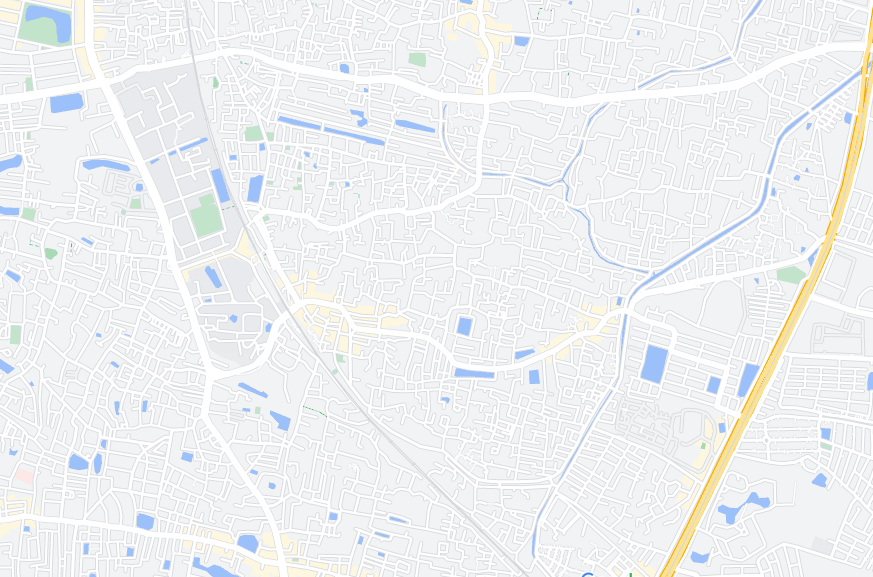
#> input picture Task 2/my_map.png, 873 x 577 px
$ python T1_3_MyMap_dfs.py
#> lines starting #> are read from the running program, lines starting #| are printed output that depends on the picture; after the words box and inside, x2 and y2 are one past the last pixel; in counts of white or black regions, pixels touching at a corner belong together
import numpy as np
import cv2
from collections import deque
import sys
sys.setrecursionlimit(2000000)

class Node:
    def __init__(self,index,parent):
        self.x = index[0]
        self.y = index[1]
        self.parent = parent

img = cv2.imread("my_map.png")
#> img is the input picture: shape (577, 873, 3); mean B, G, R 241.4, 240.5, 238.6
n,m,l = img.shape
#> n = 577; m = 873; l = 3
#processing

for i in range(n):
    for j in range(m):
        if(sum(img[i,j]) <= 254*3):
            img[i][j] = (0,0,0)
        else:
            img[i][j] = (255,255,255)
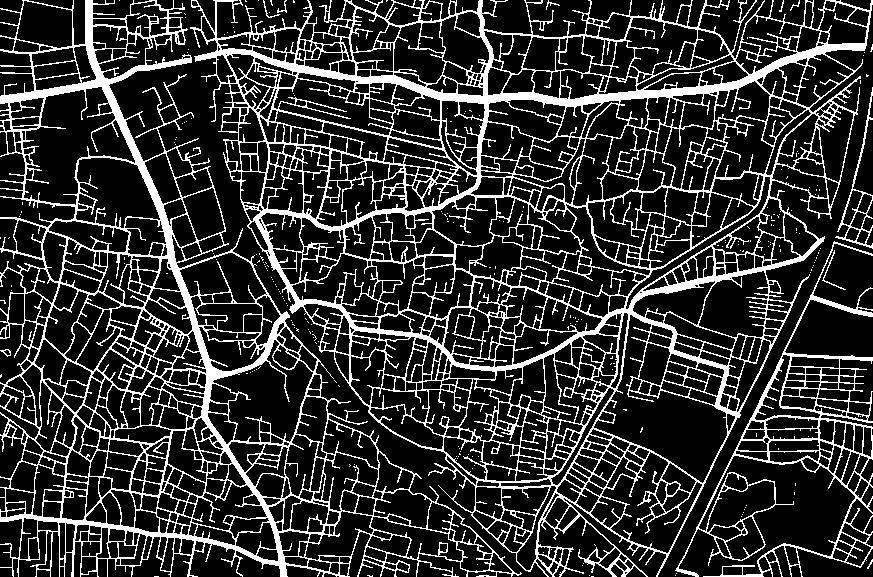
#> img: shape (577, 873, 3); 19.6% white in thin lines or dots

####

start = Node((99,486),None)
stop = Node((310,629),None)

def show_path(path,mat):
    dist=0
    while len(path)>=1:
        current=path[-1]
        dist+=1
        mat[current.x][current.y][0] = 255
        mat[current.x][current.y][1] = 0
        mat[current.x][current.y][2] = 0
        path.pop()
    cv2.namedWindow("Path using DFS",cv2.WINDOW_NORMAL)
    cv2.imshow("Path using DFS",mat)
    return dist

def dfs(current):

    global check
    if check==1:
        return
    i,j=current.x,current.y
    path_dfs.append(current)

    cv2.namedWindow('DFS', cv2.WINDOW_NORMAL)
    cv2.imshow('DFS', img)
    cv2.waitKey(1)

    if i==stop.x and j==stop.y:

        global dist_dfs
        check=1
        dist = show_path(path_dfs,dfs_path)
        dist_dfs = dist
        return

    img[i,j] = [127,127,127]
#> img: shape (577, 873, 3); under 0.01% of pixels changed, all inside (x1, y1, x2, y2) = (486, 99, 487, 100)

    if(i-1 >= 0):
        if(np.array_equal(img[i-1][j], [255,255,255]) == True):
            dfs(Node((i-1,j),current))
#> in dfs (call 2), `img[i,j] = [127,127,127]`: img: shape (577, 873, 3); min 0, max 255, mean 50
#> in dfs (call 3), `img[i,j] = [127,127,127]`: img: shape (577, 873, 3); min 0, max 255, mean 50
#> in dfs (call 4), `img[i,j] = [127,127,127]`: img: shape (577, 873, 3); min 0, max 255, mean 50
#> in dfs (call 5), `img[i,j] = [127,127,127]`: img: shape (577, 873, 3); min 0, max 255, mean 50
#> in dfs (call 6), `img[i,j] = [127,127,127]`: img: shape (577, 873, 3); min 0, max 255, mean 50
    if(j-1 >= 0):
        if(np.array_equal(img[i][j-1], [255,255,255]) == True):
            dfs(Node((i,j-1),current))
    if(i+1 < n):
        if(np.array_equal(img[i+1][j], [255,255,255]) == True):
            dfs(Node((i+1,j),current))
    if(j+1 < m):
        if(np.array_equal(img[i][j+1], [255,255,255]) == True):
            dfs(Node((i,j+1),current))
    if((i-1) >= 0 and (j-1)>= 0):
        if(np.array_equal(img[i-1][j-1], [255,255,255]) == True):
            dfs(Node((i-1,j-1),current))
    if((i-1) >= 0 and (j+1)< 255):
        if(np.array_equal(img[i-1][j+1], [255,255,255]) == True):
            dfs(Node((i-1,j+1),current))
    if((i+1) < 255 and (j-1)>= 0):
        if(np.array_equal(img[i+1][j-1], [255,255,255]) == True):
            dfs(Node((i+1,j-1),current))
    if((i+1) < 255 and (j+1) < 255):
        if(np.array_equal(img[i+1][j+1], [255,255,255]) == True):
            dfs(Node((i+1,j+1),current))


cv2.namedWindow("Map",cv2.WINDOW_NORMAL)
cv2.imshow("Map",img)

dfs_img=img.copy()
dfs_path=img.copy()
dist_dfs=0
check=0
path_dfs=deque()
dfs(start)
print("Distance = ",dist_dfs)

cv2.waitKey(0)
cv2.destroyAllWindows()
